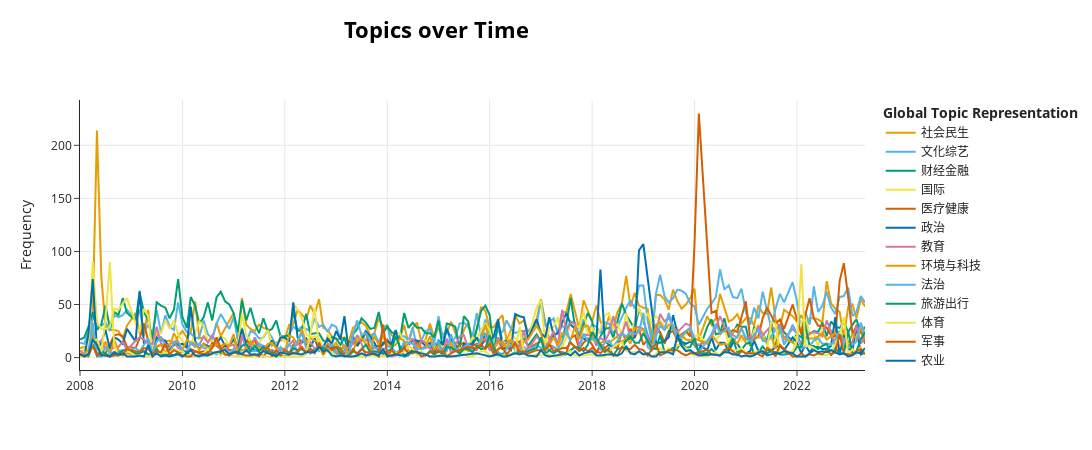

Source (notebook cell):
### Code cell
# 定义新闻时间戳
timestamps = pd.to_datetime(data_ltp['time']).dt.strftime('%Y-%m')

# 建构动态主题模型
topics_over_time = topic_model.topics_over_time(data, timestamps)
topic_model.visualize_topics_over_time(topics_over_time, custom_labels=True)

### Figure 1 — Plotly figure (JSON) as saved in the notebook; plotly's stock layout.template omitted (floating-point values rounded to 4 significant figures; data arrays with more than 128 entries replaced by an {"elided": "..."} marker saying what was removed)
{"data": [{"hoverinfo": "text", "hovertext": {"elided": "181 str values"}, "marker": {"color": "#E69F00"}, "mode": "lines", "name": "社会民生", "type": "scatter", "x": {"elided": "181 str values"}, "y": {"elided": "181 int values"}}, {"hoverinfo": "text", "hovertext": {"elided": "181 str values"}, "marker": {"color": "#56B4E9"}, "mode": "lines", "name": "文化综艺", "type": "scatter", "x": {"elided": "181 str values"}, "y": {"elided": "181 int values"}}, {"hoverinfo": "text", "hovertext": {"elided": "181 str values"}, "marker": {"color": "#009E73"}, "mode": "lines", "name": "财经金融", "type": "scatter", "x": {"elided": "181 str values"}, "y": {"elided": "181 int values"}}, {"hoverinfo": "text", "hovertext": {"elided": "181 str values"}, "marker": {"color": "#F0E442"}, "mode": "lines", "name": "国际", "type": "scatter", "x": {"elided": "181 str values"}, "y": {"elided": "181 int values"}}, {"hoverinfo": "text", "hovertext": {"elided": "180 str values"}, "marker": {"color": "#D55E00"}, "mode": "lines", "name": "医疗健康", "type": "scatter", "x": {"elided": "180 str values"}, "y": {"elided": "180 int values"}}, {"hoverinfo": "text", "hovertext": {"elided": "181 str values"}, "marker": {"color": "#0072B2"}, "mode": "lines", "name": "政治", "type": "scatter", "x": {"elided": "181 str values"}, "y": {"elided": "181 int values"}}, {"hoverinfo": "text", "hovertext": {"elided": "180 str values"}, "marker": {"color": "#CC79A7"}, "mode": "lines", "name": "教育", "type": "scatter", "x": {"elided": "180 str values"}, "y": {"elided": "180 int values"}}, {"hoverinfo": "text", "hovertext": {"elided": "180 str values"}, "marker": {"color": "#E69F00"}, "mode": "lines", "name": "环境与科技", "type": "scatter", "x": {"elided": "180 str values"}, "y": {"elided": "180 int values"}}, {"hoverinfo": "text", "hovertext": {"elided": "179 str values"}, "marker": {"color": "#56B4E9"}, "mode": "lines", "name": "法治", "type": "scatter", "x": {"elided": "179 str values"}, "y": {"elided": "179 int values"}}, {"hoverinfo": "text", "hovertext": {"elided": "174 str values"}, "marker": {"color": "#009E73"}, "mode": "lines", "name": "旅游出行", "type": "scatter", "x": {"elided": "174 str values"}, "y": {"elided": "174 int values"}}, {"hoverinfo": "text", "hovertext": {"elided": "158 str values"}, "marker": {"color": "#F0E442"}, "mode": "lines", "name": "体育", "type": "scatter", "x": {"elided": "158 str values"}, "y": {"elided": "158 int values"}}, {"hoverinfo": "text", "hovertext": {"elided": "173 str values"}, "marker": {"color": "#D55E00"}, "mode": "lines", "name": "军事", "type": "scatter", "x": {"elided": "173 str values"}, "y": {"elided": "173 int values"}}, {"hoverinfo": "text", "hovertext": {"elided": "163 str values"}, "marker": {"color": "#0072B2"}, "mode": "lines", "name": "农业", "type": "scatter", "x": {"elided": "163 str values"}, "y": {"elided": "163 int values"}}], "layout": {"height": 450, "hoverlabel": {"bgcolor": "white", "font": {"family": "Rockwell", "size": 16}}, "legend": {"title": {"text": "<b>Global Topic Representation"}}, "title": {"font": {"color": "Black", "size": 22}, "text": "<b>Topics over Time</b>", "x": 0.4, "xanchor": "center", "y": 0.95, "yanchor": "top"}, "width": 1250, "xaxis": {"autorange": true, "range": ["2008-01-01", "2023-05-01"], "showgrid": true, "type": "date"}, "yaxis": {"autorange": true, "range": [-11.72, 242.7], "showgrid": true, "title": {"text": "Frequency"}, "type": "linear"}}}
